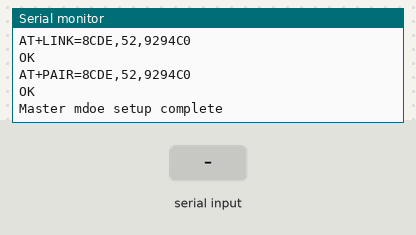
Bench run of a sketch on a simulated Arduino Uno, built with avr-gcc and run on an emulated ATmega328P. On the bench: the last lines printed to the serial monitor. Inputs (shaded band) come from the test bench. The modem accepts every AT command (registered, SIM ready, sends succeed) and sends nothing else.

Above: at 4.7 s.
4.8 s: "1" received over Serial
At 6.0 s:
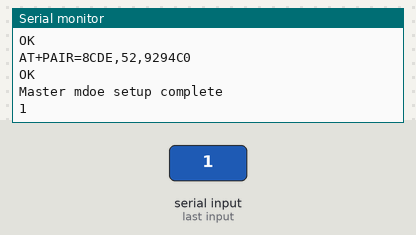
6.3 s: "0" received over the second serial link
At 7.1 s:
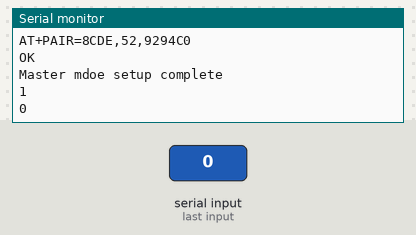
7.8 s: "2" received over Serial
At 8.3 s:
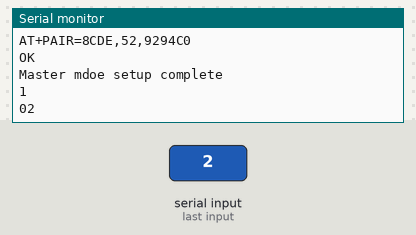

Measured:
- after the input at 4.8 s, the serial monitor: prints a new line at once (image 1)
- after the input at 6.3 s, the serial monitor: prints a new line at once (image 2)
- after the input at 7.8 s, the serial monitor: prints a new line at once (image 3)

The sketch:

HC-05.ino
```cpp
#include "SoftwareSerial.h"

SoftwareSerial ble(7, 8); // RX, TX
String BT_DATA = "";

void setup() {
  Serial.begin(115200);
  while(!Serial){
  }
  Serial.println("Begin test...");
  ble.begin(38400);
  delay(100);
  SetupMasterMode();
  //setupSlaveMode();
}

void loop() {
  while(ble.available()) //Receivedata
  {
    Serial.print(char(ble.read()));
  }

  if(Serial.available())  //Tx data
  {
    do{
      BT_DATA += char(Serial.read());
      delay(2);
    }while (Serial.available() > 0);

    if (BT_DATA.length() > 0){
      ble.println(BT_DATA);
      Serial.println(BT_DATA);
      BT_DATA = "";
    }
  }
}

void SetupMasterMode()
{
  sendBlueToothCommand("AT\r\n");
  sendBlueToothCommand("AT+ORGL\r\n");
  sendBlueToothCommand("AT+NAME=HC-05\r\n");//命名模块名
  sendBlueToothCommand("AT+ROLE=1\r\n");//设置主从模式：0从机，1主机
  sendBlueToothCommand("AT+BIND=8CDE,52,9294C0\r\n");
  sendBlueToothCommand("AT+PSWD=0000\r\n");//设置配对密码，如0123
  sendBlueToothCommand("AT+INIT\r\n");
  sendBlueToothCommand("AT+BIND\r\n");
  sendBlueToothCommand("AT+ADDR\r\n");
  sendBlueToothCommand("AT+LINK=8CDE,52,9294C0\r\n");
  sendBlueToothCommand("AT+PAIR=8CDE,52,9294C0\r\n");
  delay(100);
  Serial.println("Master mdoe setup complete");
}
void setupSlaveMode()
{
  sendBlueToothCommand("AT\r\n");
  sendBlueToothCommand("AT+NAME=HC-05\r\n");//命名模块名
  sendBlueToothCommand("AT+ROLE=0\r\n");//设置主从模式：0从机，1主机
  sendBlueToothCommand("AT+PSWD=1234\r\n");//设置配对密码，如0123
  sendBlueToothCommand("AT+UART=38400,0,0\r\n");//设置波特率9600，停止位1，校验位无
  sendBlueToothCommand("AT+RMAAD\r\n");//清空配对列表
  delay(100);
  Serial.println("Slave mdoe setup complete");
}

void sendBlueToothCommand(char command[])
{
  char a;
  ble.print(command);
  Serial.print(command);
  delay(200);
  while(ble.available())
  {
     Serial.print(char(ble.read()));
  }
  delay(100);
}
```
